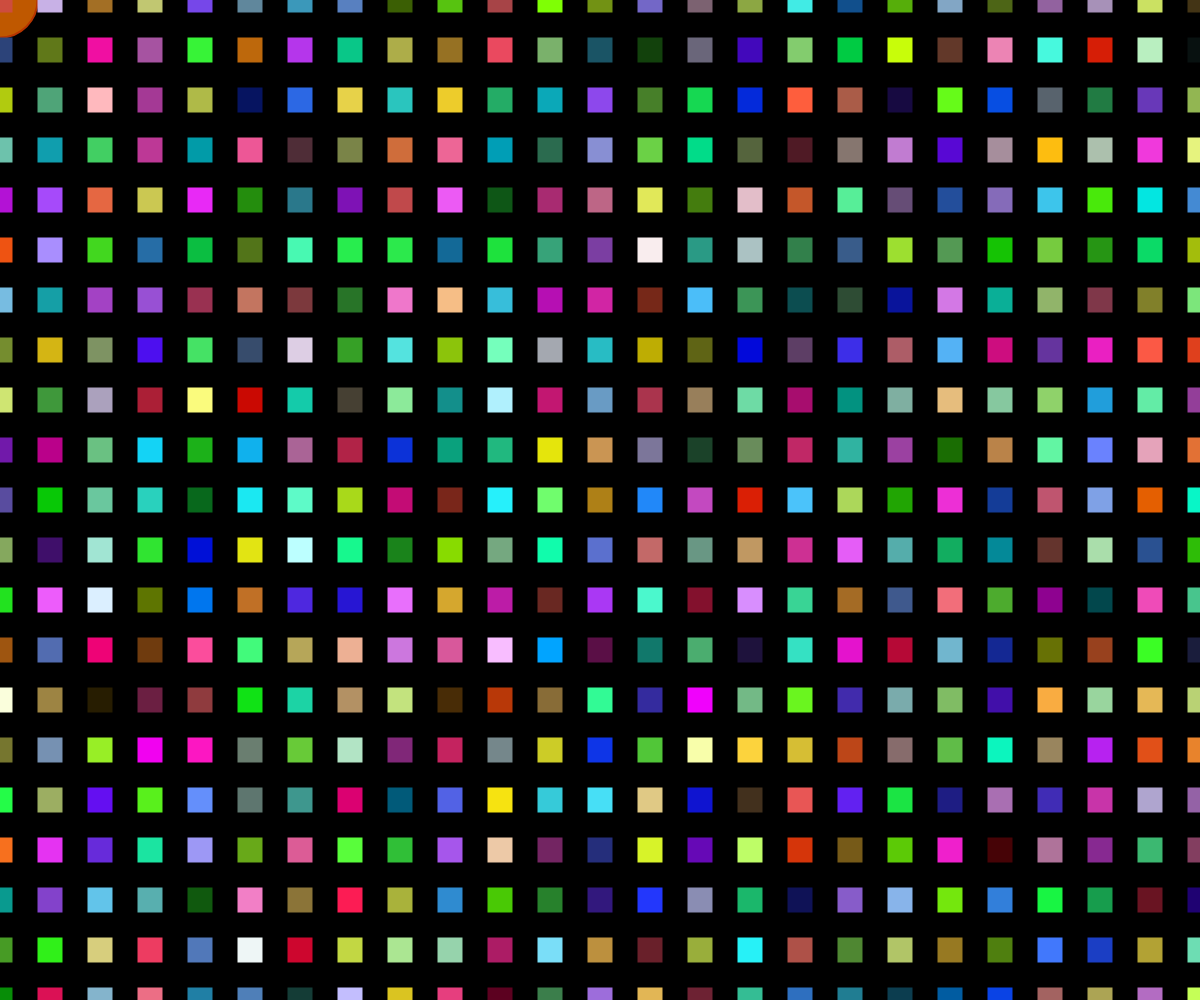
Frame 1 (no input)
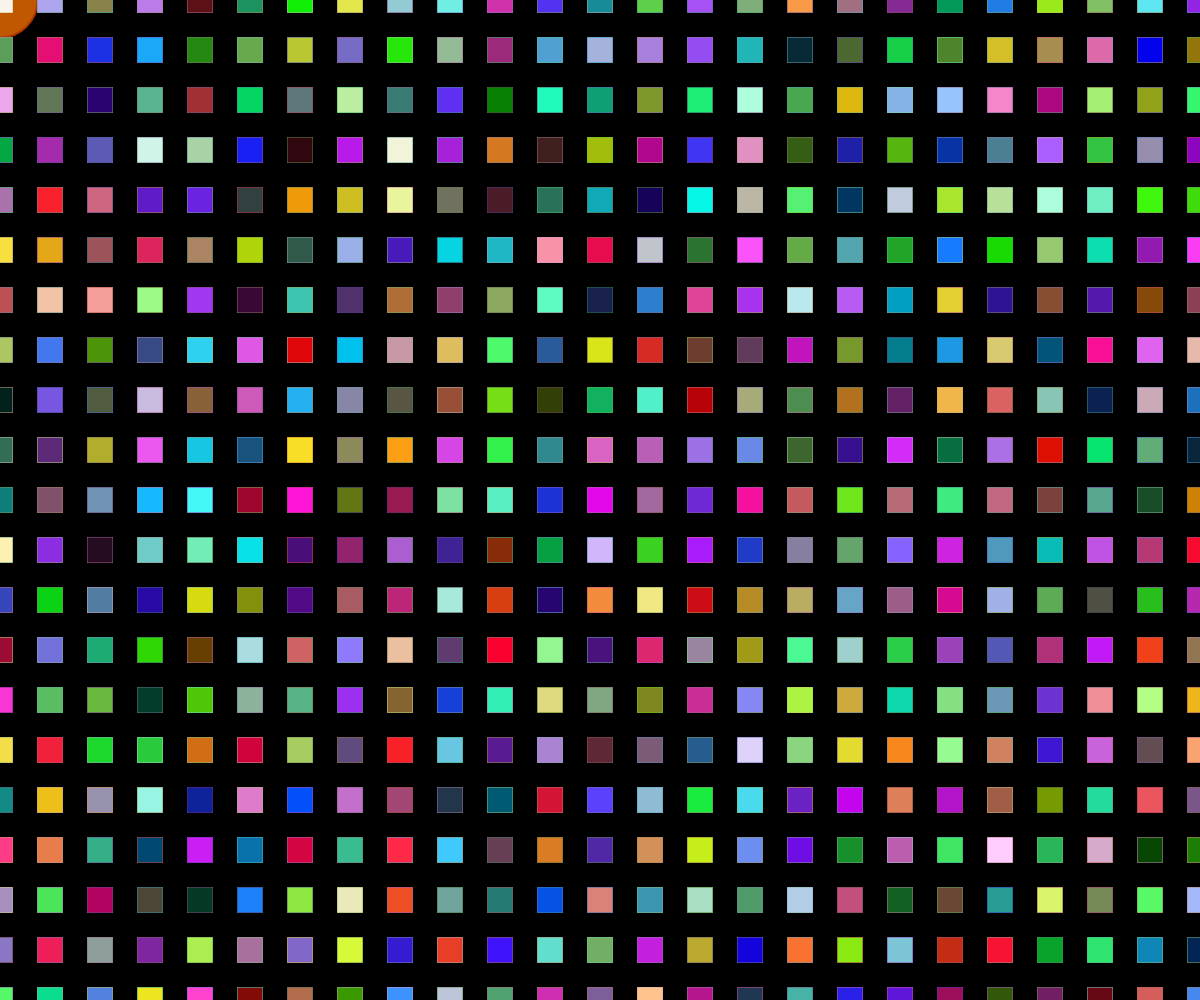
Frame 60 (no input)
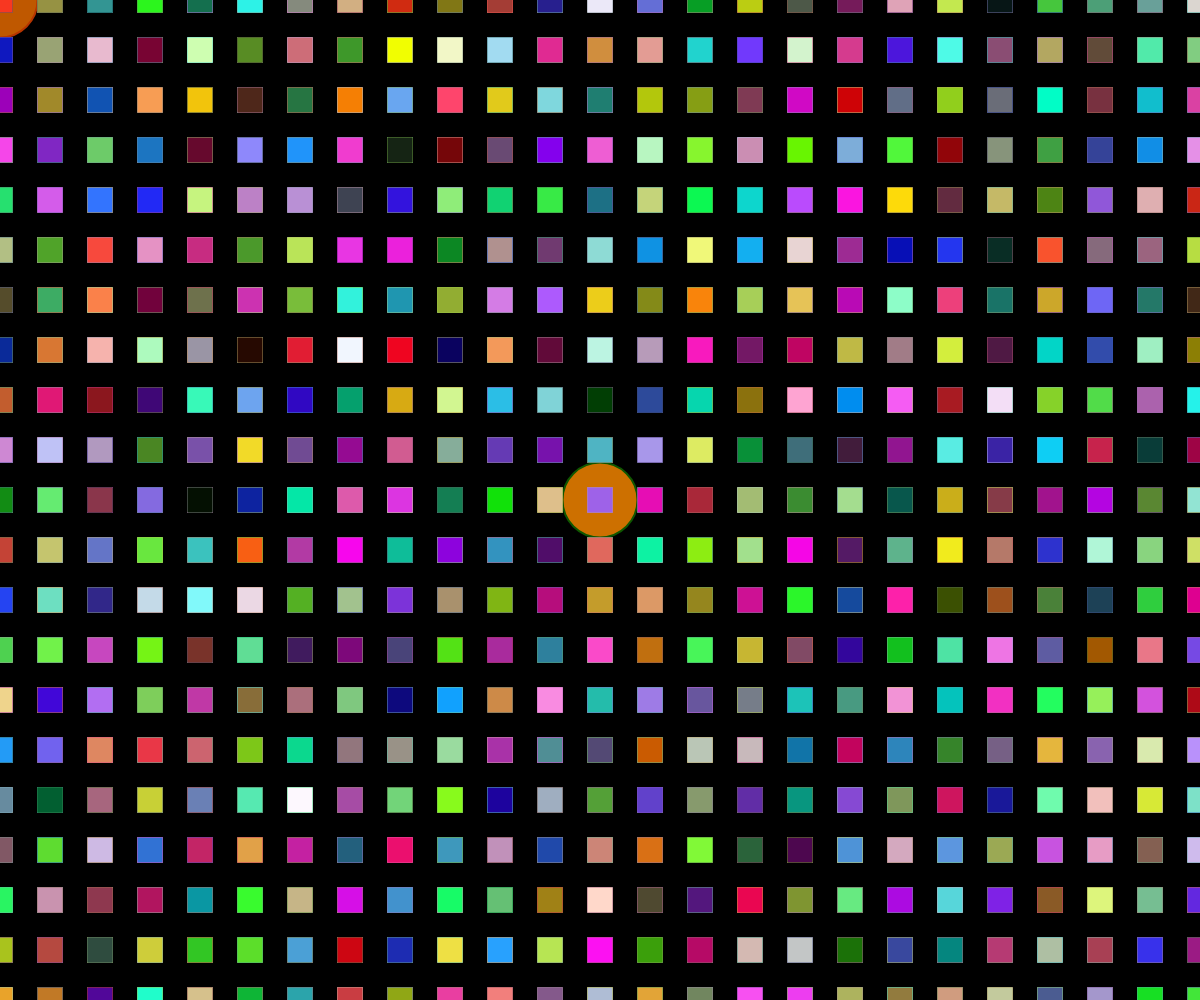
Frame 120 (the mouse pressed at the canvas centre since frame 60)

The p5.js sketch that drew these frames (run headless with seeded random() and noise() and a simulated clock; from frame 60 on, the mouse is pressed at the canvas centre):

// p5.js sketch
// ── sketch.js
function setup() {
    createCanvas(windowWidth, windowHeight);
    background(0);
  }
  function draw() {

    
    
    for(var x = 0; x<=width; x +=50){
     for(var y =0; y <= height; y+=50){
       noStroke();
       fill(random(255),random(255),random(255));
       rectMode(CENTER);
       rect(x,y,25,25);
     }
   }
 
  
   
 }
  
  
  
  function mouseDragged(){
    stroke(0,0,random(255));
    strokeWeight(2);
    fill(0,random(255),random(255));
    triangle(mouseX,mouseY,mouseX + 50, mouseY, mouseX +25, mouseY - 50);
  }
  
  function doubleClicked(){
    clear();
    background(random(255));
  }
  
  function mouseMoved(){
      stroke(random(255),random(255),0);
    strokeWeight(2);
    fill(random(255),random(255),0);
    circle(mouseX,mouseY,75);
    
  }

  
